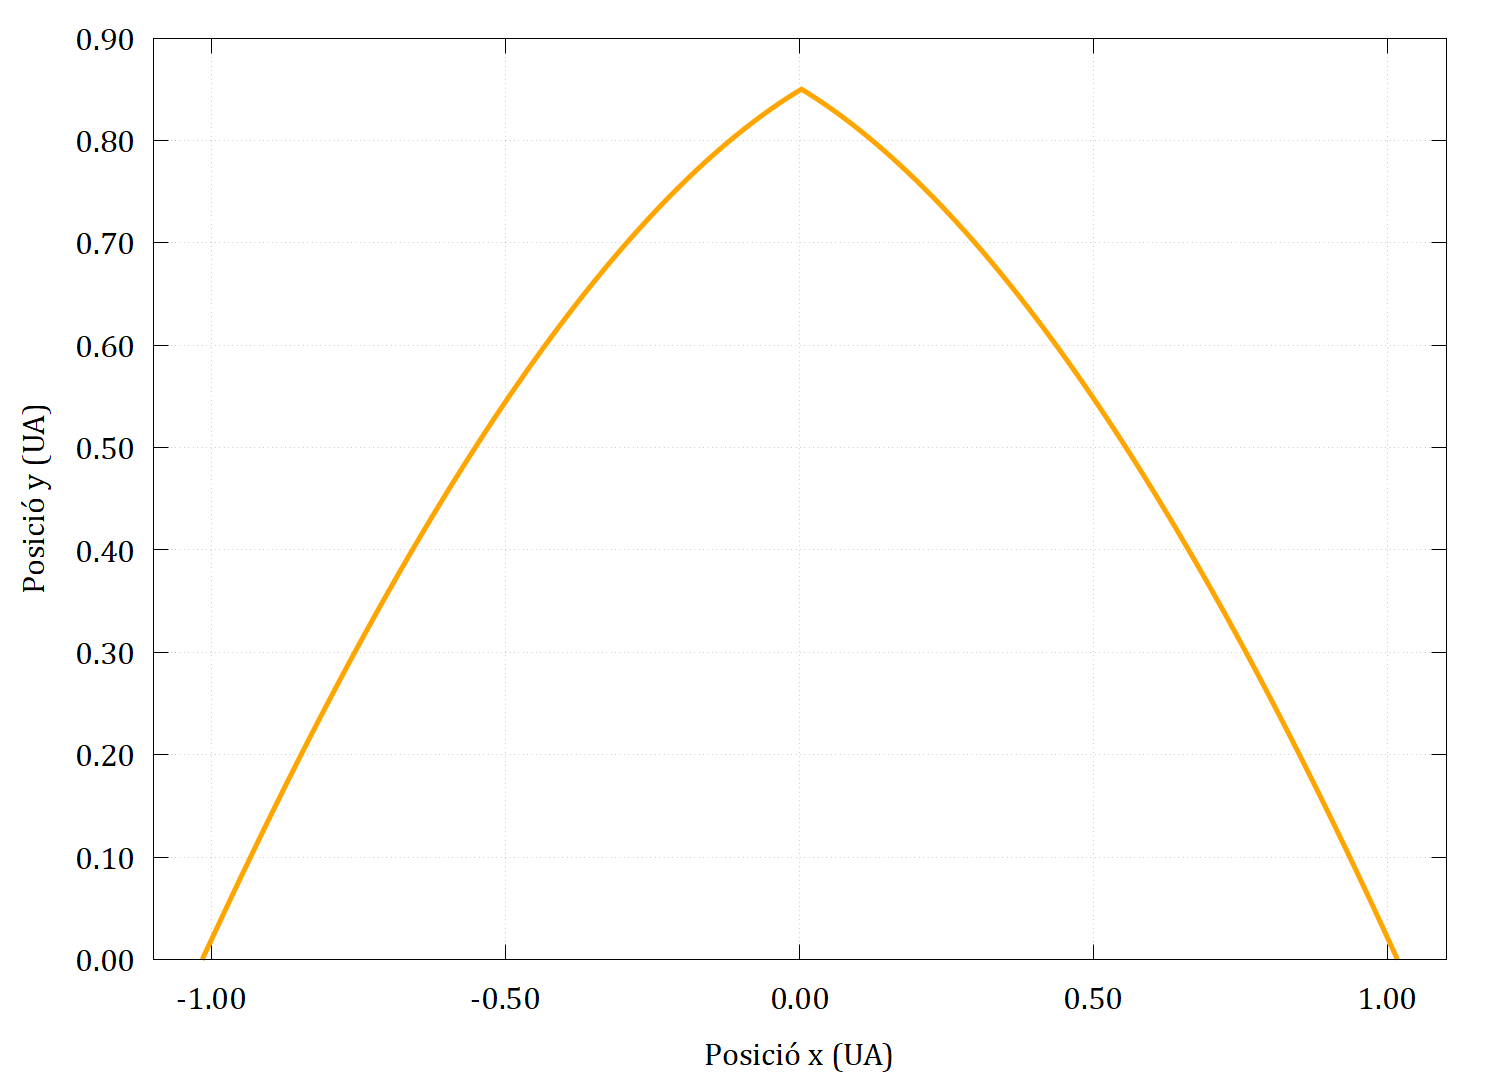

Reproduce this figure in gnuplot.
set terminal pngcairo enhanced size 1500,1080 font "Cambria, 24"
set output "mov_sol_solstici.png" 

set xlabel "Posició x (UA)"
set ylabel "Posició y (UA)"
set xrange [-1.1:1.1]
set yrange [0:0.9]
set grid
set format y "%.2f"
set format x "%.2f"
unset key


plot "mov_sol_21juny.dat" with lines lw 5 lc rgb "orange"

set output
